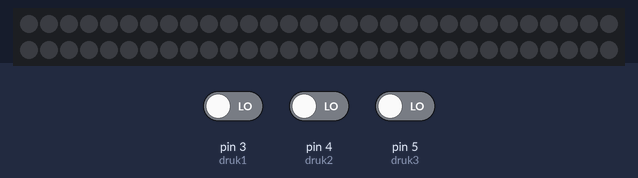
A sketch run on a simulated Arduino Uno, built with avr-gcc and run on an emulated ATmega328P. Shown: 60 RGB LEDs in strip order, left to right, continuing on the next row. Inputs (shaded band) come from the test bench; at power-on: pin 3 (druk1) LOW, pin 4 (druk2) LOW, pin 5 (druk3) LOW.

Above: at 1.2 s.
1.3 s: pin 3 (druk1) driven HIGH
At 1.55 s:
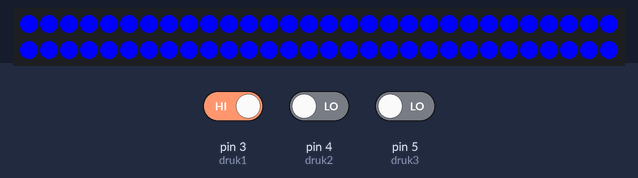
3.5 s: pin 4 (druk2) driven HIGH
At 3.76 s:
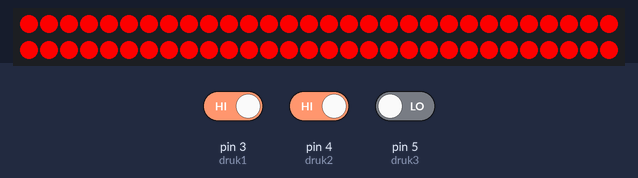
5.7 s: pin 5 (druk3) driven HIGH
7.3 s: pin 5 (druk3) driven LOW
9.0 s: pin 4 (druk2) driven LOW
At 9.41 s:
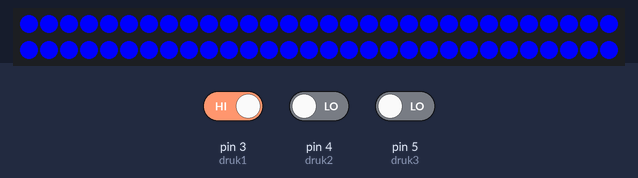
11.0 s: pin 4 (druk2) driven HIGH
At 11.42 s:
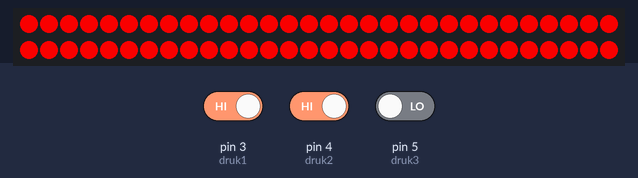
Timing chart, 0 to 14.0 s (numbered marks = the images above; inputs shaded):
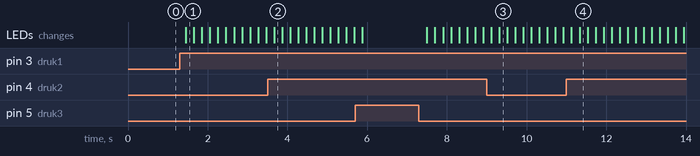

Measured:
- after the input at 1.3 s, the LEDs: change after 0.15 s (image 1)
- after the input at 3.5 s, the LEDs: change after 0.17 s (image 2)
- after the input at 9.0 s, the LEDs: first differ from a run without the input after 0.31 s (image 3)
- after the input at 11.0 s, the LEDs: first differ from a run without the input after 0.33 s (image 4)

The sketch:

lamp.ino
```cpp
#include <Adafruit_NeoPixel.h>
#include <avr/power.h>

#define PIN1              2
#define druk1             3
#define druk2             4
#define druk3             5

#define NUMPIXELS1        60
Adafruit_NeoPixel pixels1 = Adafruit_NeoPixel(NUMPIXELS1, PIN1, NEO_GRB + NEO_KHZ800);

uint8_t x = 0;
int stand2 = 0;
int stand1 = 0;
int reset = 0;
boolean status_energy =   1;

int delayval = 50;

void setup() {
  Serial.begin(38400);
  pinMode(druk1, INPUT);
  pinMode(druk2, INPUT);
  pinMode(druk3, INPUT);
  pixels1.begin(); // This initializes the NeoPixel library.
}

void loop() {

  stand1 = digitalRead(druk1);
  stand2 = digitalRead(druk2);
  reset = digitalRead(druk3);


  if (reset == HIGH) {  // reset
    status_energy == 1;
    x = 0;
  }

  if (status_energy == 1); {
    if (stand1 == 1 && stand2 == 0) {
      x --;
      for (int i = 0; i < 60; i++) {
        pixels1.setPixelColor(i, 0, 0, x);  // shine blue light when just switch one is high
        pixels1.show();
      }
      if (x == 0) {
        status_energy = 0;
      }
      delay(delayval); // Delay for a period of time (in milliseconds).
    }
    if (stand1 == 1 && stand2 == 1) {  // shine red light when both switches are high
      x --;
      for (int i = 0; i < 60; i++) {
        pixels1.setPixelColor(i, x , 0 , 0);
        pixels1.show();
      }
      if (x == 0) {
        status_energy = 0;
      }
      delay(delayval); // Delay for a period of time (in milliseconds).
    }
  }
}
```
